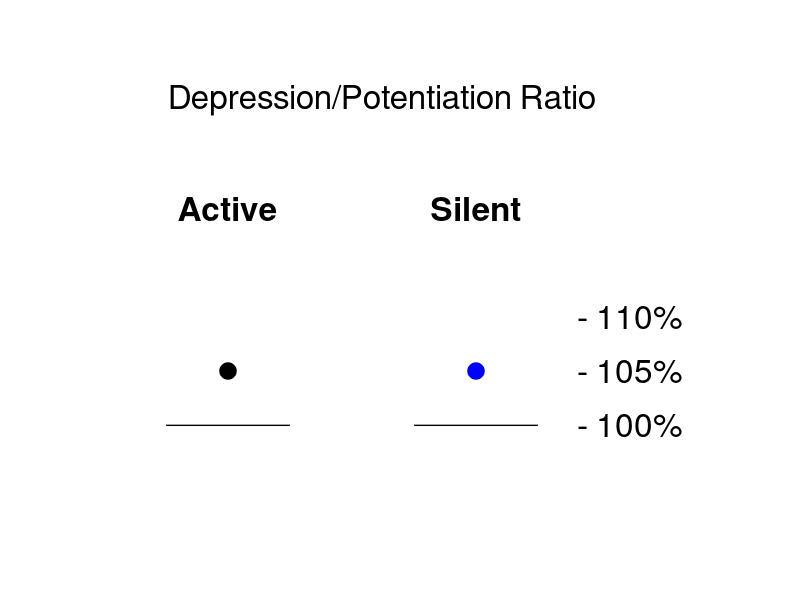
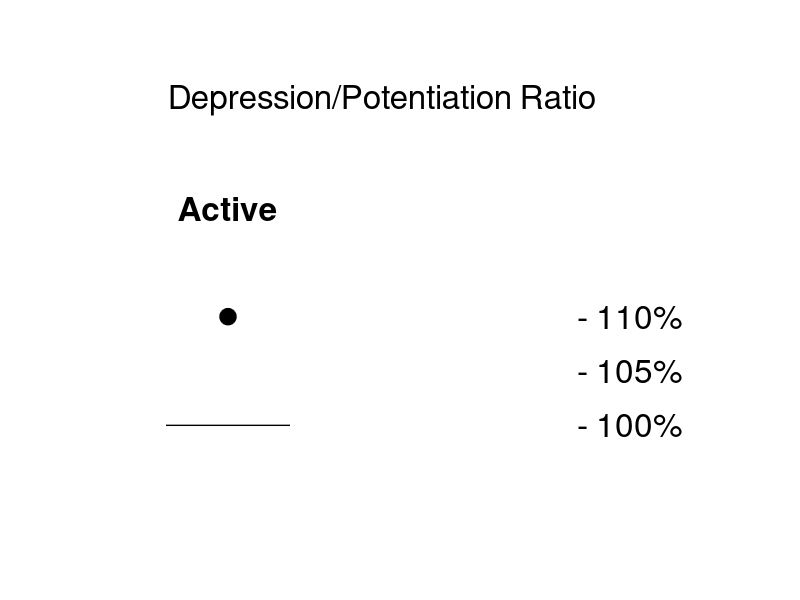

Write MATLAB code to recreate these figures, in order.

fpath = '/Users/landauland/Documents/Research/o2/songAbbott/oriPosMoving1';

NSD = 3; 
cmap = [zeros(NSD,2), linspace(0,1,NSD)'];

activeRatios = [1.1, 1.05];
silentRatios = [1.1, 1.05, 1.025];

useActive = 2; 
useSilent = 2; 

% Plasticity 
figure(3); clf; hold on;
set(gcf,'units','normalized','outerposition',[0.63 0.54 0.22 0.34]);
line([0.95 1.05],[1,1],'color','k','linewidth',1.0);
plot(1, silentRatios(useSilent), 'marker','o','color',cmap(3,:),'markerfacecolor',cmap(3,:),'markersize',12);
text(1.125, 1.1, '- 110%','Fontsize',24,'HorizontalAlignment','Center','VerticalAlignment','Middle');
text(1.125, 1.05, '- 105%','Fontsize',24,'HorizontalAlignment','Center','VerticalAlignment','Middle');
text(1.125, 1.0, '- 100%','Fontsize',24,'HorizontalAlignment','Center','VerticalAlignment','Middle');
text(1, 1.2,'Silent','Fontsize',24,'Fontweight','Bold','HorizontalAlignment','Center','VerticalAlignment','Middle');

line([0.95 1.05]-0.2,[1,1],'color','k','linewidth',1.0);
plot(0.8, activeRatios(useActive), 'marker','o','color','k','markerfacecolor','k','markersize',12);
text(1-0.2, 1.2,'Active','Fontsize',24,'Fontweight','Bold','HorizontalAlignment','Center','VerticalAlignment','Middle');

text(0.925, 1.3, 'Depression/Potentiation Ratio', 'fontsize',24,'HorizontalAlignment','Center','VerticalAlignment','Middle');

xlim([0.7 1.2]);
ylim([0.9 1.35]);

set(gca,'visible','off')
print(gcf,'-painters',fullfile(fpath,sprintf('depressionRatioCustomCorrelations_AD%d_SD%d',useActive,useSilent)),'-djpeg');



%% -- 

fpath = '/Users/landauland/Documents/Research/o2/songAbbott/oriPosMoving1';

NSD = 3; 
cmap = [zeros(NSD,2), linspace(0,1,NSD)'];


% Plasticity 
figure(3); clf; hold on;
set(gcf,'units','normalized','outerposition',[0.63 0.54 0.22 0.34]);


text(1.125, 1.1, '- 110%','Fontsize',24,'HorizontalAlignment','Center','VerticalAlignment','Middle');
text(1.125, 1.05, '- 105%','Fontsize',24,'HorizontalAlignment','Center','VerticalAlignment','Middle');
text(1.125, 1.0, '- 100%','Fontsize',24,'HorizontalAlignment','Center','VerticalAlignment','Middle');

line([0.95 1.05]-0.2,[1,1],'color','k','linewidth',1.0);
plot(0.8, 1.1, 'marker','o','color','k','markerfacecolor','k','markersize',12);
text(1-0.2, 1.2,'Active','Fontsize',24,'Fontweight','Bold','HorizontalAlignment','Center','VerticalAlignment','Middle');

text(0.925, 1.3, 'Depression/Potentiation Ratio', 'fontsize',24,'HorizontalAlignment','Center','VerticalAlignment','Middle');

xlim([0.7 1.2]);
ylim([0.9 1.35]);

set(gca,'visible','off')
print(gcf,'-painters',fullfile(fpath,'depressionRatioCustomCorrelationsJustActive'),'-djpeg');


